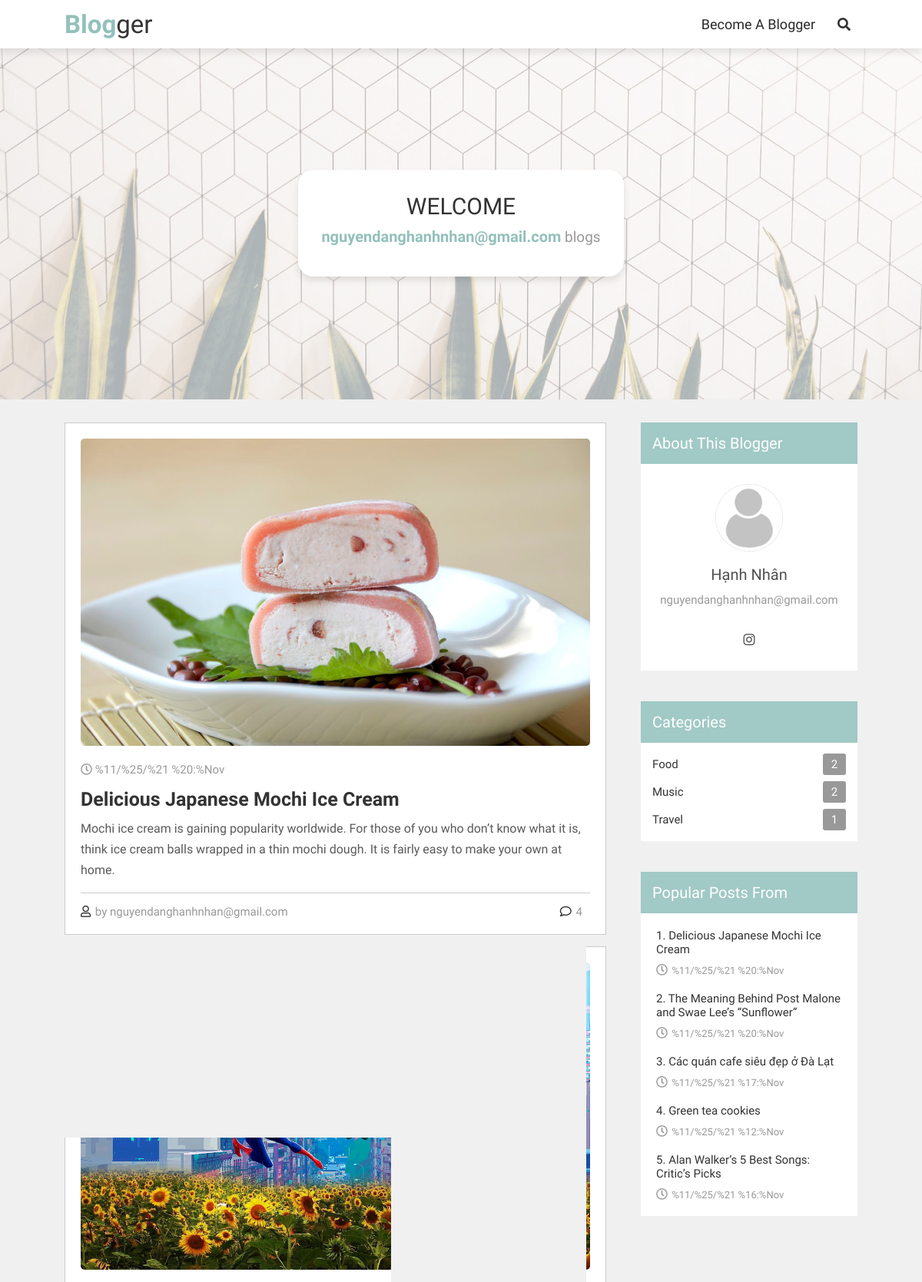
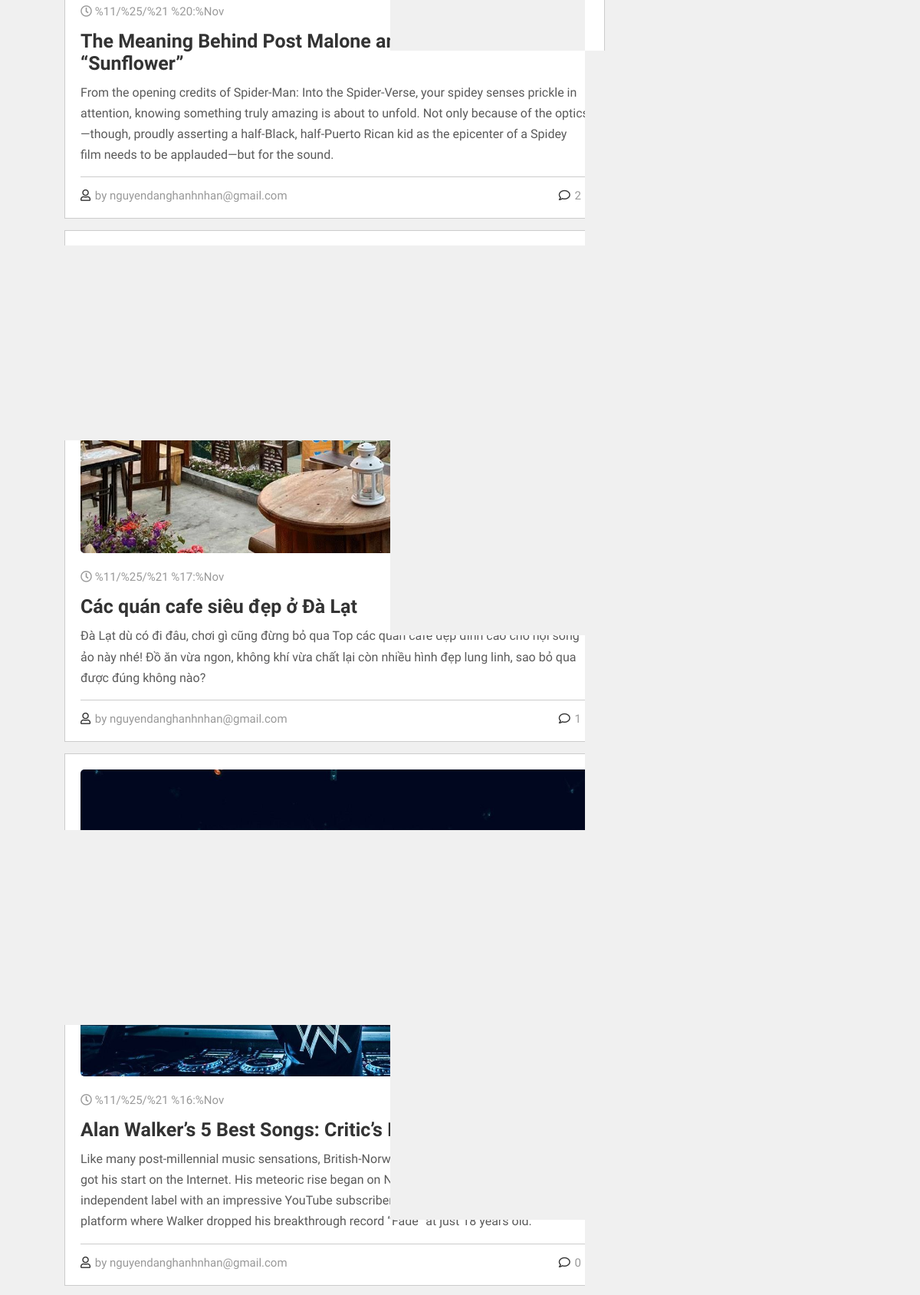
Screenshot of /blogger/nguyendanghanhnhan@gmail.com/ (upper part) with the database file from the repository (2 pictures, top to bottom).
### account/models.py (models this page shows, shortened)
class User(AbstractBaseUser):
    email = models.EmailField(max_length=255, unique=True)
    admin = models.BooleanField(default=False)
    staff = models.BooleanField(default=False)
    timestamp = models.DateTimeField(auto_now_add=True)
    USERNAME_FIELD = "email"
    REQUIRED_FIELDS = []
    objects = UserManager()
    def __str__(self):
        return self.email

class Profile(models.Model):
    user = models.OneToOneField(User, on_delete=models.CASCADE)
    name = models.CharField(max_length=100)
    avatar = models.ImageField(default="users/user.png", upload_to="users/")
    facebook = models.URLField(null=True, blank=True)
    twitter = models.URLField(default=None, null=True, blank=True)
    instagram = models.URLField(null=True, blank=True)
    youtube = models.URLField(default=None, null=True, blank=True)

### blog/models.py (models this page shows, shortened)
class Post(models.Model):
    author = models.ForeignKey(User, on_delete=models.CASCADE)
    title = models.CharField(max_length=100)
    description = models.TextField(default="This is a post description")
    coverImage = models.ImageField(default="default_post.jpg", upload_to="posts/")
    content = models.TextField()
    category = models.ForeignKey(Category, on_delete=models.SET_NULL, null=True)
    dateCreated = models.DateTimeField(auto_now_add=True, null=True, blank=True)
    class Meta:
        ordering = ["-dateCreated"]

class Comment(models.Model):
    commentor = models.ForeignKey(User, on_delete=models.SET_NULL, null=True)
    post = models.ForeignKey(Post, on_delete=models.CASCADE)
    content = models.TextField()
    dateCreated = models.DateTimeField(auto_now_add=True)
    class Meta:
        ordering = ["-dateCreated"]

class Category(models.Model):
    name = models.CharField(max_length=100)

### blog/views.py (the view)
# urls.py: path("blogger/<str:email>/", views.bloggerHome, name="bloggerHome"),
def bloggerHome(request, email):
    try:
        blogger = User.objects.get(email=email)
    except User.DoesNotExist:
        return HttpResponse("Not exist")
    posts = Post.objects.filter(author=blogger)
    posts, tags, queryPath = filterPosts(request, posts)
    popularPosts = posts.annotate(num_comment=Count("comment")).order_by(
        "-num_comment"
    )[:5]
    categories = Category.objects.filter(post__author=blogger).annotate(
        total=Count("post")
    )
    posts = pagination(request, posts)
    context = {
        "blogger": blogger,
        "posts": posts,
        "tags": tags,
        "queryPath": queryPath,
        "categories": categories,
        "popularPosts": popularPosts,
    }
    return render(request, "my-blog.html", context)

### blog/views.py (called while the page is built, shortened)
def pagination(request, posts):
    page = request.GET.get("page", 1)
    paginator = Paginator(posts, 5)
    try:
        posts = paginator.page(page)
    except PageNotAnInteger:
        posts = paginator.page(1)
    except EmptyPage:
        posts = paginator.page(paginator.num_pages)
    return posts

def filterPosts(request, posts):
    tags = []
    queryPath = ""
    category = request.GET.get("category")
    if category:
        posts = posts.filter(category__name__icontains=category)
        tags.append({"query": "category", "value": category})
        queryPath += f"&category={category}"
    search = request.GET.get("search")
    return posts, tags, queryPath

### blog/templates/my-blog.html (shortened to what this page needs)
{% load static %}
<!DOCTYPE html>
<html lang="en">
    <head>
        <link
            rel="stylesheet"
            href="https://cdnjs.cloudflare.com/ajax/libs/font-awesome/5.15.3/css/all.min.css"
        />
        <link rel="stylesheet" href="{% static './css/home.css' %}" />
    </head>
    <body>
        {% include "components/navbar.html" %}
        <section class="banner individual" id="banner">
            <div class="content">
                <h3>Welcome</h3>
                <p> <span class="blogger">{{ blogger.email }}</span>  blogs</p>
            </div>
        </section>
        <section class="container" id="posts">
            {% include "components/postsContainer.html" %}
            <div class="sidebar">
                {% include "components/user-box.html" %}
                {% include "components/categories.html" %}
                <div class="box">
                    {% if request.user == blogger %}
                    <h3 class="title">My popular posts</h3>
                    {% else %}
                    <h3 class="title">popular posts from  </h3>
                    {% endif %}
                    <div class="p-post">
                        {% for post in popularPosts %}
                        <a href="{% url 'postDetail' post.id %}">
                            <h3>{{ forloop.counter }}. {{ post.title }}</h3>
                            <span>
                                <i class="far fa-clock"></i>
                                {{ post.dateCreated }}
                            </span>
                        </a>
                        {% endfor %}
                    </div>
                </div>
            </div>
        </section>
    </body>
</html>

### blog/templates/components/postsContainer.html (shortened to what this page needs)
{% load static %}
<link rel="stylesheet" href="{% static './css/home.css' %}" />
<div class="posts-container">
    {% for post in posts %}
    <div class="post">
        <a href="{% url 'postDetail' post.id %}">
            <img
                src="{{ post.coverImage.url }}"
                alt="Cover Image"
                class="image"
            />
        </a>
        <div class="date">
            <i class="far fa-clock"></i>
            <span>{{ post.dateCreated }}</span>
        </div>
        <h3 class="title">{{ post.title }}</h3>
        <p class="text">{{ post.description }}</p>
        <div class="links">
            <a
                href="{% url 'bloggerHome' post.author.email %}"
                class="user"
            >
                <i class="far fa-user"></i>
                <span>by {{ post.author }}</span>
            </a>
            <a href="{% url 'postDetail' post.id  %}#comments" class="icon">
                <i class="far fa-comment"></i>
                <span>{{ post.comment_set.all|length }}</span>
            </a>
        </div>
    </div>
    {% empty %}
    <h1 id="no-post">No post found</h1>
    {% endfor %}
</div>

### blog/templates/components/user-box.html (shortened to what this page needs)
{% load static %}
<link rel="stylesheet" href="{% static './css/home.css' %}" />
<div class="box"  style="margin-top: 1rem;"">
    {% if request.user == blogger %}
    <h3 class="title">about me</h3>
    {% else %}
    <h3 class="title">about this blogger</h3>
    {% endif %}
    <div class="about">
        <img src="{{ blogger.profile.avatar.url }}" alt="" />
        <h3>{{ blogger.profile.name }}</h3>
        <p>{{ blogger }}</p>
        <div class="follow">
            {% if blogger.profile.instagram %}
            <a href="{{ blogger.profile.instagram }}" target="_blank" class="fab fa-instagram"></a>
            {% endif %}
        </div>
    </div>
</div>

### blog/templates/components/categories.html
{% load static %}
<link rel="stylesheet" href="{% static './css/home.css' %}" />
<div class="box" style="margin-top: 1rem;">
    <h3 class="title">categories</h3>
    <div class="category">
        {% for category in categories %}
        {% if category.post_set.all|length > 0 %}
            {% if 'blogger' in  request.path %}
            <a href="{% url 'bloggerHome' blogger.email %}?category={{ category.name }}#posts">
                {{ category.name }}
                <span>{{ category.total }}</span>
            </a>
            {% else %}
            <a href="{% url 'home' %}?category={{ category.name }}#posts">
                {{ category.name }}
                <span>{{ category.post_set.all|length }}</span>
            </a>
            {% endif %}
        {% endif %}
        {% endfor %}
    </div>
</div>

### static/css/home.css (style rules this page uses)
:root { --black: #333333; --grey: #999999; --light-green: rgb(147, 192, 187); --dark-green: #84b6b0; --light-color: #999999; --border: 0.1rem solid #00000033; --box-shadow: 0 0.5rem 1rem #0000001a; }
* { margin: 0; padding: 0; box-sizing: border-box; outline: none; border: none; text-decoration: none; font-family: "Quicksand", sans-serif; font-weight: 500; }
html { font-size: 62.5%; overflow-x: hidden; scroll-behavior: smooth; scroll-padding-top: 6rem; }
section { padding: 2rem 7%; }
.banner { min-height: 65vh; background: url(../images/banner_header.png) no-repeat; background-size: cover; background-position: center; display: grid; place-items: center; padding-top: 8rem; }
.banner .content { text-align: center; background: #fff; border-radius: 2rem; box-shadow: var(--box-shadow); padding: 3rem; max-width: 30rem; overflow: hidden; }
.individual .content { max-width: 50rem; }
.banner .content h3 { font-size: 3rem; color: var(--black); text-transform: uppercase; }
.banner .content p { font-size: 1.9rem; color: var(--light-color); padding: 1rem 0; word-break: break-all; }
.container { display: grid; grid-template-columns: 2fr 0.8fr; gap: 4.5rem; background: #f0f0f0; }
.container .posts-container .post { width: 100%; padding: 2rem; background: #fff; border: var(--border); margin-bottom: 1.5rem; }
.container .posts-container .post .image { height: 40rem; width: 100%; border-radius: 0.5rem; object-fit: cover; }
.container .posts-container .post .date { padding-top: 2rem; font-size: 1.5rem; color: var(--grey); }
.container .posts-container .post .title { padding-top: 1.5rem; font-size: 2.5rem; color: var(--black); font-weight: bold; }
.container .posts-container .post .text { color: #5a5a5a; font-size: 1.6rem; line-height: 1.7; padding: 1rem 0; }
.container .posts-container .links { border-top: var(--border); margin-top: 0.5rem; padding-top: 1.5rem; display: flex; align-items: center; }
.container .posts-container .links .user { margin-right: auto; }
.container .posts-container .links .icon { padding-right: 1rem; }
.container .posts-container .links a { font-size: 1.5rem; color: var(--light-color); }
.container .posts-container .links a i { padding-right: 0.2rem; color: var(--black); }
.container .sidebar .box { overflow: hidden; background: #fff; margin-bottom: 4rem; }
.container .sidebar .box .title { padding: 1.5rem; font-size: 2rem; color: #ffffff; background: #a1c9c5; text-transform: capitalize; }
.container .sidebar .box .about { text-align: center; padding: 1rem 1.5rem; }
.container .sidebar .box .about img { height: 10rem; width: 10rem; border-radius: 50%; object-fit: cover; margin: 1rem 0; }
.container .sidebar .box .about h3 { color: #505050; font-size: 2rem; }
.container .sidebar .box .about p { color: var(--light-color); font-size: 1.5rem; line-height: 1.5; padding: 1rem; }
.container .sidebar .box .about .follow { padding: 1rem 0; }
.container .sidebar .box .about .follow a { height: 4rem; line-height: 4rem; width: 4rem; color: #505050; font-size: 1.7rem; margin: 0 0.1rem; }
.container .sidebar .box .category { padding: 1rem 1.5rem; }
.container .sidebar .box .category a { padding: 0.4rem 0; font-size: 1.5rem; color: var(--black); display: flex; align-items: center; justify-content: space-between; }
.container .sidebar .box .category a span { background: var(--light-color); color: #fff; border-radius: 0.3rem; padding: 0.5rem; width: 30px; text-align: center; }
.container .sidebar .box .p-post { padding: 1rem 2rem; }
.container .sidebar .box .p-post a { padding: 1rem 0; display: block; }
.container .sidebar .box .p-post a h3 { color: var(--black); font-size: 1.5rem; padding-bottom: 1rem; }
.container .sidebar .box .p-post a span { color: var(--light-color); font-size: 1.3rem; }
.container .sidebar .box .p-post a span i { padding-right: 0.2rem; font-size: 1.5rem; }

### blog/templates/my-blog.html (style rules this page uses)
.blogger { font-size: 2rem; font-weight: bold; color: rgb(147, 192, 187); }

### rows the page displays
User: email "nguyendanghanhnhan@gmail.com", profile.avatar (placeholder picture), profile.name "Hạnh Nhân"
Post: coverImage (picture), dateCreated "%11/%25/%21 %20:%Nov", title "Delicious Japanese Mochi Ice Cream", description "Mochi ice cream is gaining popularity worldwide. For those of you who don’t know what it is, think ice cream balls wrapped in a thin mochi dough. It is fairly easy to make your own at home.", author "nguyendanghanhnhan@gmail.com", comment_set.all|length "4"
Post: coverImage (picture), dateCreated "%11/%25/%21 %20:%Nov", title "The Meaning Behind Post Malone and Swae Lee’s “Sunflower”", description "From the opening credits of Spider-Man: Into the Spider-Verse, your spidey senses prickle in attention, knowing something truly amazing is about to unfold. Not only because of the optics—though, proudly asserting a half-Black, half-Puerto Rican kid as the epicenter of a Spidey film needs to be applauded—but for the sound.", author "nguyendanghanhnhan@gmail.com", comment_set.all|length "2"
Post: coverImage (picture), dateCreated "%11/%25/%21 %17:%Nov", title "Các quán cafe siêu đẹp ở Đà Lạt", description "Đà Lạt dù có đi đâu, chơi gì cũng đừng bỏ qua Top các quán cafe đẹp đỉnh cao cho hội sống ảo này nhé! Đồ ăn vừa ngon, không khí vừa chất lại còn nhiều hình đẹp lung linh, sao bỏ qua được đúng không nào?", author "nguyendanghanhnhan@gmail.com", comment_set.all|length "1"
Post: coverImage (picture), dateCreated "%11/%25/%21 %16:%Nov", title "Alan Walker’s 5 Best Songs: Critic’s Picks", description "Like many post-millennial music sensations, British-Norwegian DJ and producer Alan Walker got his start on the Internet. His meteoric rise began on NoCopyrightSounds, an ever-growing independent label with an impressive YouTube subscriber base of 12 million-plus fans. It’s the platform where Walker dropped his breakthrough record “Fade” at just 18 years old.", author "nguyendanghanhnhan@gmail.com", comment_set.all|length "0"
Category: name "Food", total "2"
Category: name "Music", total "2"
Category: name "Travel", total "1"
Post: title "Green tea cookies", dateCreated "%11/%25/%21 %12:%Nov"
